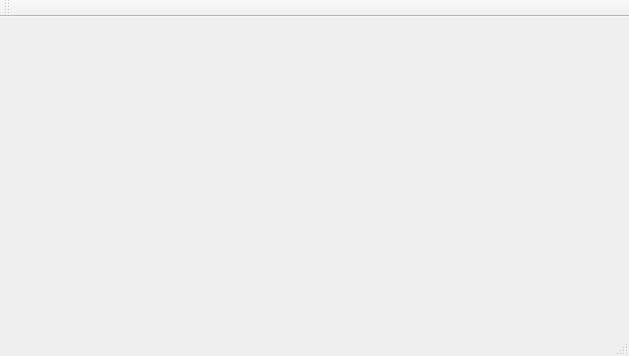
<?xml version="1.0" encoding="UTF-8"?>
<ui version="4.0">
 <class>MainWindow</class>
 <widget class="QMainWindow" name="MainWindow">
  <property name="geometry">
   <rect>
    <x>0</x>
    <y>0</y>
    <width>629</width>
    <height>356</height>
   </rect>
  </property>
  <property name="windowTitle">
   <string>MainWindow</string>
  </property>
  <widget class="QWidget" name="centralWidget"/>
  <widget class="QMenuBar" name="menuBar">
   <property name="geometry">
    <rect>
     <x>0</x>
     <y>0</y>
     <width>629</width>
     <height>19</height>
    </rect>
   </property>
  </widget>
  <widget class="QToolBar" name="mainToolBar">
   <attribute name="toolBarArea">
    <enum>TopToolBarArea</enum>
   </attribute>
   <attribute name="toolBarBreak">
    <bool>false</bool>
   </attribute>
  </widget>
  <widget class="QStatusBar" name="statusBar"/>
 </widget>
 <layoutdefault spacing="6" margin="11"/>
 <resources/>
 <connections/>
</ui>
